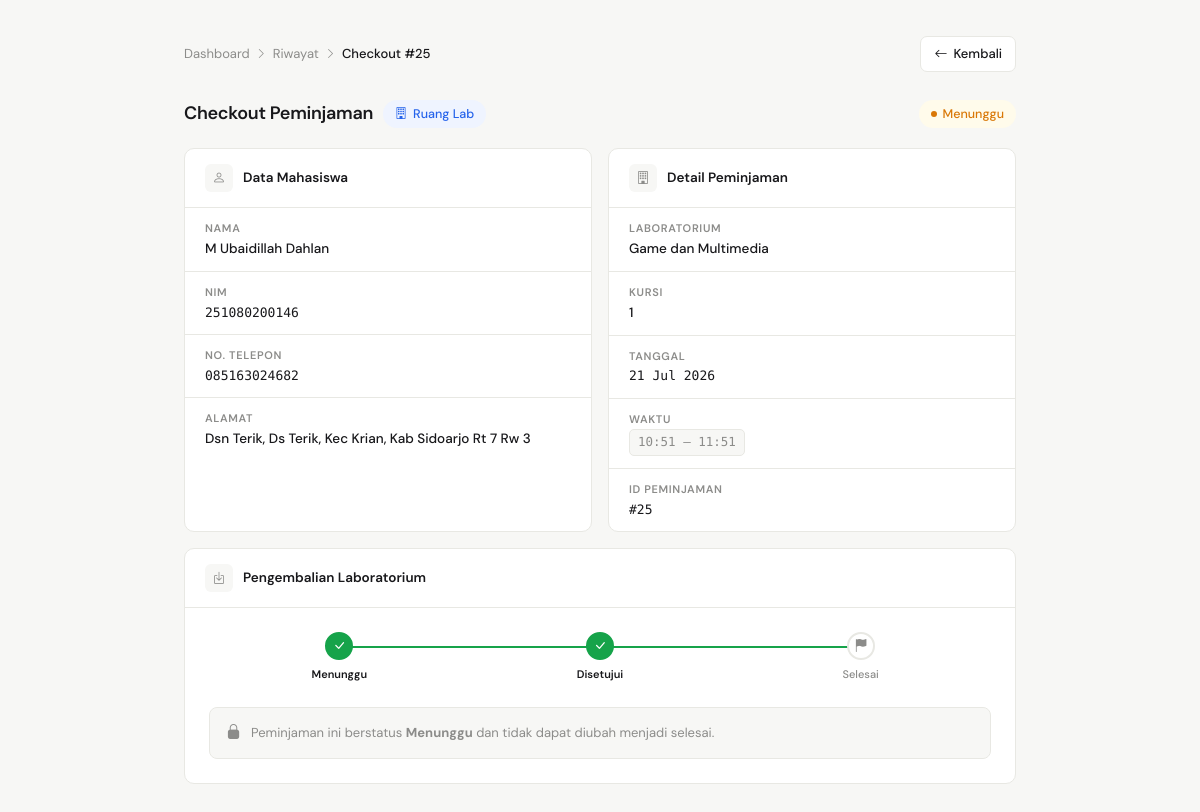
Page /mahasiswa/detail_pinjam_mhs.php?id=25 (signed in) on the committed database.
### tables this page shows
CREATE TABLE `data_pinjam` (
  `id_data` int NOT NULL,
  `nim` char(12) NOT NULL,
  `jenis` enum('lab','barang') NOT NULL DEFAULT 'lab',
  `tanggal` date NOT NULL,
  `jam_mulai` time NOT NULL,
  `jam_selesai` time NOT NULL,
  `nama_lab` varchar(100) DEFAULT NULL,
  `id_barang` int DEFAULT NULL,
  `nama_barang` varchar(100) DEFAULT NULL,
  `jumlah` int DEFAULT NULL,
  `kursi` int DEFAULT NULL,
  `status` enum('disetujui','ditolak','menunggu','selesai') NOT NULL
);

CREATE TABLE `mahasiswa` (
  `nama` varchar(100) NOT NULL,
  `nim` char(12) NOT NULL,
  `no_telepon` varchar(100) NOT NULL,
  `alamat` varchar(255) NOT NULL,
  `password` varchar(100) NOT NULL
);

### mahasiswa/detail_pinjam_mhs.php (the view, shortened to what this page needs)
<?php
require_once __DIR__ . '/../config/koneksi.php';
$id = isset($_GET['id']) ? (int)$_GET['id'] : 0;
$stmt = mysqli_prepare($koneksi, "
    SELECT
        p.id_data,
        p.nim,
        p.jenis,
        p.nama_lab,
        p.kursi,
        p.id_barang,
        p.nama_barang,
        p.jumlah,
        p.tanggal,
        p.jam_mulai,
        p.jam_selesai,
        p.status,
        m.nama AS nama_mhs,
        m.no_telepon,
        m.alamat
    FROM data_pinjam p
    JOIN mahasiswa m ON p.nim = m.nim
    WHERE p.id_data = ?
    LIMIT 1
");
mysqli_stmt_bind_param($stmt, "i", $id);
mysqli_stmt_execute($stmt);
$data = mysqli_stmt_get_result($stmt)->fetch_assoc();
$jenis = $data['jenis'] ?: 'lab';
?>
<!DOCTYPE html>
<html lang="id">
<head>
<link href="https://cdn.jsdelivr.net/npm/bootstrap-icons/font/bootstrap-icons.css" rel="stylesheet">
</head>
<body>
<div class="page-wrap">
    <div class="top-nav">
        <nav class="breadcrumb-nav">
            <a href="dashboard_mhs.php">Dashboard</a>
            <i class="bi bi-chevron-right"></i>
            <a href="riwayat_pinjam_mhs.php">Riwayat</a>
            <i class="bi bi-chevron-right"></i>
            <span class="current">Checkout #<?= $id ?></span>
        </nav>
        <a href="arsip_peminjaman_mhs.php" class="btn-back">
            <i class="bi bi-arrow-left"></i> Kembali
        </a>
    </div>
    <div class="page-title-row">
        <div class="page-title-left">
            <h1>Checkout Peminjaman</h1>
            <?php if ($jenis === 'barang'): ?>
                <span class="badge-jenis badge-jenis-barang"><i class="bi bi-box-seam-fill"></i> Barang / Alat</span>
            <?php else: ?>
                <span class="badge-jenis badge-jenis-lab"><i class="bi bi-building"></i> Ruang Lab</span>
            <?php endif; ?>
        </div>
        <?php
        $badgeClass = match($data['status']) {
            'menunggu'  => 'badge-menunggu',
            'disetujui' => 'badge-disetujui',
            'ditolak'   => 'badge-ditolak',
            'selesai'   => 'badge-selesai',
            default     => 'badge-default'
        };
        ?>
        <span class="badge <?= $badgeClass ?>">
            <?= ucfirst($data['status']) ?>
        </span>
    </div>
    <div class="detail-grid">
        <div class="card">
            <div class="card-header">
                <div class="card-header-icon"><i class="bi bi-person"></i></div>
                <h2>Data Mahasiswa</h2>
            </div>
            <div class="info-item">
                <span class="info-label">Nama</span>
                <span class="info-value"><?= htmlspecialchars($data['nama_mhs']) ?></span>
            </div>
            <div class="info-item">
                <span class="info-label">NIM</span>
                <span class="info-value mono"><?= htmlspecialchars($data['nim']) ?></span>
            </div>
            <div class="info-item">
                <span class="info-label">No. Telepon</span>
                <span class="info-value mono"><?= htmlspecialchars($data['no_telepon']) ?></span>
            </div>
            <div class="info-item">
                <span class="info-label">Alamat</span>
                <span class="info-value"><?= htmlspecialchars($data['alamat']) ?></span>
            </div>
        </div>
        <div class="card">
            <div class="card-header">
                <div class="card-header-icon">
                    <i class="<?= $jenis === 'barang' ? 'bi bi-box-seam' : 'bi bi-building' ?>"></i>
                </div>
                <h2><?= $jenis === 'barang' ? 'Detail Barang Dipinjam' : 'Detail Peminjaman' ?></h2>
            </div>
            <?php if ($jenis === 'barang'): ?>
                <div class="info-item">
                    <span class="info-label">Barang</span>
                    <span class="info-value"><?= htmlspecialchars($data['nama_barang'] ?? '—') ?></span>
                </div>
                <div class="info-item">
                    <span class="info-label">Jumlah</span>
                    <span class="info-value"><?= (int)($data['jumlah'] ?? 0) ?> unit</span>
                </div>
                <div class="info-item">
                    <span class="info-label">Lab Asal Barang</span>
                    <span class="info-value"><?= htmlspecialchars($data['nama_lab']) ?></span>
                </div>
            <?php else: ?>
                <div class="info-item">
                    <span class="info-label">Laboratorium</span>
                    <span class="info-value"><?= htmlspecialchars($data['nama_lab']) ?></span>
                </div>
                <div class="info-item">
                    <span class="info-label">Kursi</span>
                    <span class="info-value"><?= htmlspecialchars($data['kursi']) ?></span>
                </div>
            <?php endif; ?>
            <div class="info-item">
                <span class="info-label">Tanggal</span>
                <span class="info-value mono"><?= date('d M Y', strtotime($data['tanggal'])) ?></span>
            </div>
            <div class="info-item">
                <span class="info-label">Waktu</span>
                <span class="info-value">
                    <span class="time-range">
                        <?= substr($data['jam_mulai'], 0, 5) ?> – <?= substr($data['jam_selesai'], 0, 5) ?>
                    </span>
                </span>
            </div>
            <div class="info-item">
                <span class="info-label">ID Peminjaman</span>
                <span class="info-value mono">#<?= $data['id_data'] ?></span>
            </div>
        </div>
    </div>
    <div class="checkout-card">
        <div class="checkout-card-header">
            <div class="checkout-card-header-icon"><i class="bi bi-box-arrow-in-down"></i></div>
            <h2><?= $jenis === 'barang' ? 'Pengembalian Barang' : 'Pengembalian Laboratorium' ?></h2>
        </div>
        <div class="checkout-card-body">
            <div class="workflow">
                <div class="workflow-step done">
                    <div class="step-dot"><i class="bi bi-check-lg"></i></div>
                    <span class="step-label">Menunggu</span>
                </div>
                <div class="workflow-step done">
                    <div class="step-dot"><i class="bi bi-check-lg"></i></div>
                    <span class="step-label">Disetujui</span>
                </div>
                <div class="workflow-step <?= $data['status'] === 'selesai' ? 'active' : '' ?>">
                    <div class="step-dot"><i class="bi bi-flag-fill"></i></div>
                    <span class="step-label">Selesai</span>
                </div>
            </div>
            <?php if ($data['status'] == 'disetujui'): ?>
            <div class="confirm-box">
                <div class="confirm-box-icon"><i class="bi bi-arrow-return-left"></i></div>
                <div class="confirm-box-text">
                    <strong>Konfirmasi Pengembalian</strong>
                    <?php if ($jenis === 'barang'): ?>
                        <p>Tandai peminjaman ini sebagai selesai untuk mengembalikan stok barang
                           <strong><?= htmlspecialchars($data['nama_barang'] ?? '') ?></strong>
                           sebanyak <strong><?= (int)($data['jumlah'] ?? 0) ?> unit</strong> dan menutup catatan peminjaman.</p>
                    <?php else: ?>
                        <p>Tandai peminjaman ini sebagai selesai untuk mengembalikan stok laboratorium
                           <strong><?= htmlspecialchars($data['nama_lab']) ?></strong> dan menutup catatan peminjaman.</p>
                    <?php endif; ?>
                </div>
            </div>
            <div class="checkout-summary">
                <?php if ($jenis === 'barang'): ?>
                    <div class="summary-item">
                        <span class="summary-item-label">Barang</span>
                        <span class="summary-item-value"><?= htmlspecialchars($data['nama_barang'] ?? '—') ?></span>
                    </div>
                    <div class="summary-item">
                        <span class="summary-item-label">Jumlah</span>
                        <span class="summary-item-value mono"><?= (int)($data['jumlah'] ?? 0) ?> unit</span>
                    </div>
                    <div class="summary-item">
                        <span class="summary-item-label">Tanggal</span>
                        <span class="summary-item-value mono"><?= date('d M Y', strtotime($data['tanggal'])) ?></span>
                    </div>
                <?php else: ?>
                    <div class="summary-item">
                        <span class="summary-item-label">Lab</span>
                        <span class="summary-item-value"><?= htmlspecialchars($data['nama_lab']) ?></span>
                    </div>
                    <div class="summary-item">
                        <span class="summary-item-label">Tanggal</span>
                        <span class="summary-item-value mono"><?= date('d M Y', strtotime($data['tanggal'])) ?></span>
                    </div>
                    <div class="summary-item">
                        <span class="summary-item-label">Durasi</span>
                        <span class="summary-item-value mono"><?= substr($data['jam_mulai'], 0, 5) ?> – <?= substr($data['jam_selesai'], 0, 5) ?></span>
                    </div>
                <?php endif; ?>
            </div>
            <form method="POST" class="checkout-actions">
                <button type="submit" name="update_status"
                        class="btn-checkout"
                        onclick="return confirm('Yakin ingin menyelesaikan peminjaman ini?')">
                    <i class="bi bi-check2-circle"></i> Tandai Selesai &amp; Kembalikan Stok
                </button>
            </form>
            <?php else: ?>
            <div class="status-locked">
                <i class="bi bi-lock-fill"></i>
                <span>
                    Peminjaman ini berstatus <strong><?= ucfirst($data['status']) ?></strong> dan tidak dapat diubah menjadi selesai.
                </span>
            </div>
            <?php endif; ?>
        </div>
    </div>
</div>
</body>
</html>

### rows in the picture
data_pinjam: status "Menunggu", mahasiswa.nama "M Ubaidillah Dahlan", nim "251080200146", mahasiswa.no_telepon "085163024682", mahasiswa.alamat "Dsn Terik, Ds Terik, Kec Krian, Kab Sidoarjo Rt 7 Rw 3", nama_lab "Game dan Multimedia", kursi "1", tanggal "21 Jul 2026", jam_mulai "10:51", jam_selesai "11:51", id_data "25"

### other values in the picture
$id "25"
